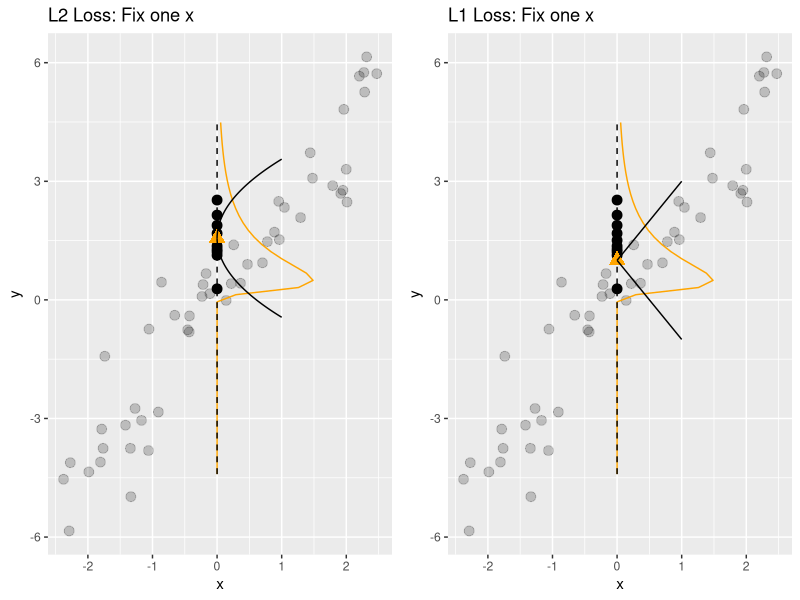
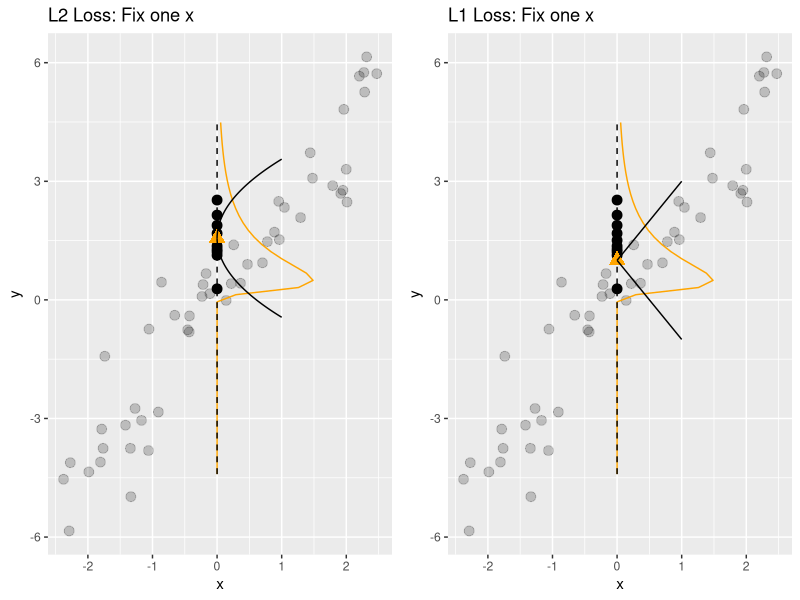

Reproduce these figures in R, in order.
# ------------------------------------------------------------------------------
# FIG: pointwise optimization
# ------------------------------------------------------------------------------

library(ggplot2)
library(ggpubr)

set.seed(123)

# ------------------------------------------------------------------------------

df = data.frame(x = runif(50, -2.5, 2.5), type = FALSE)
df = rbind(df, data.frame(x = rep(0, 10), type = TRUE))

df$y = 2 * df$x + rnorm(60)

lm_fit = lm(data = df, y ~ x)

k <- 5
sigma <- sigma(lm_fit)
ab <- coef(lm_fit); a <- ab[1]; b <- ab[2]

x <- seq(-k*sigma, k*sigma, length.out = 50)
y <- dlnorm(x, 0, sigma)/dnorm(0, 0, sigma) * 1

x0 <- 0
y0 <- a+b*x0
path1 <- data.frame(x = y + x0, y = x + y0)
segment1 <- data.frame(x = x0, y = y0 - k*sigma, xend = x0, yend = y0 + k*sigma)
df[df$type, ]$y <- df[df$type, ]$y + 1.5
mean <- exp(sigma/2)
med <- exp(0)
seq_l2 <- seq(mean - 2, mean + 2 , by = 0.02)

parabola <- function(x)
{y = 0.25*(x-mean)^2
return(y)}

values = parabola(seq_l2)

data_l2 <- cbind(as.data.frame(seq_l2), as.data.frame(values))
dat1 <- data_l2[1:(length(seq_l2)/2 + 0.5),]
dat2 <- data_l2[(length(seq_l2)/2 + 0.5):length(seq_l2),]

p_mean = ggplot() + geom_point(data = df[!df$type, ], aes(x = x, y = y), alpha = 0.2, size = 3)
p_mean = p_mean + geom_point(data = df[df$type, ], aes(x = x, y = y), size = 3) + ggtitle("L2 Loss: Fix one x")
p_mean = p_mean + geom_path(data = path1, aes(x = x, y = y), color = "orange") 
p_mean = p_mean + geom_segment(aes(x=x,y=y,xend=xend,yend=yend), data = segment1, lty = 2) 
p_mean = p_mean + geom_point(aes(x = 0, y = mean), colour = "orange", size = 4, shape = 17)
p_mean = p_mean + geom_line(data = dat1, aes(x = values, y = seq_l2))
p_mean = p_mean + geom_line(data = dat2, aes(x = values, y = seq_l2))


p_med = ggplot() + geom_point(data = df[!df$type, ], aes(x = x, y = y), alpha = 0.2, size = 3)
p_med = p_med + geom_point(data = df[df$type, ], aes(x = x, y = y), size = 3) + ggtitle("L1 Loss: Fix one x")
p_med = p_med + geom_path(data = path1, aes(x = x, y = y), color = "orange") 
p_med = p_med + geom_segment(aes(x=x,y=y,xend=xend,yend=yend), data = segment1, lty = 2) 
p_med = p_med + geom_point(aes(x = 0, y = med), colour = "orange", size = 4, shape = 17)
p_med = p_med + geom_segment(aes(x = 0, y = 1, xend = 1, yend = 3))
p_med = p_med + geom_segment(aes(x = 0, y = 1, xend = 1, yend = -1))

p <- ggarrange(p_mean, p_med, ncol = 2, nrow = 1)
p

ggsave("../figure/optimal_pointwise.png", p, width = 8, height = 3)

